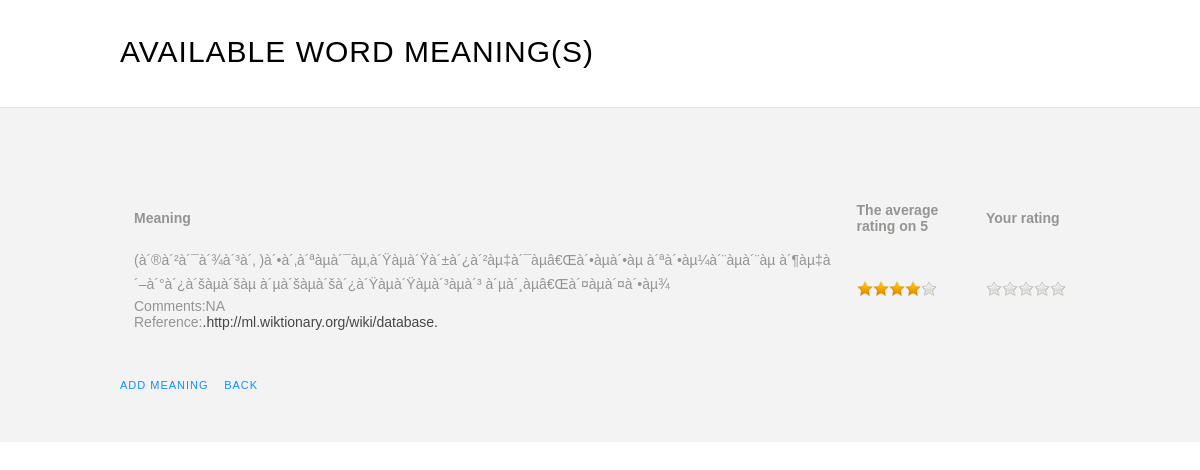
The page /meanings.php?wordid=18 on the database its author committed.
### tables this page shows
CREATE TABLE IF NOT EXISTS `meanings` (
  `id` int(11) NOT NULL AUTO_INCREMENT,
  `wordid` int(11) NOT NULL,
  `meaning` varchar(250) NOT NULL,
  `languageid` int(11) NOT NULL,
  `createdby` varchar(250) NOT NULL,
  `modifiedby` varchar(250) NOT NULL,
  `createdon` datetime NOT NULL,
  `modifiedon` datetime NOT NULL,
  `comments` varchar(250) NOT NULL,
  `reference` varchar(250) NOT NULL,
  PRIMARY KEY (`id`),
  KEY `wordid` (`wordid`),
  KEY `id` (`id`)
);

CREATE TABLE IF NOT EXISTS `languages` (
  `id` int(11) NOT NULL AUTO_INCREMENT,
  `language` varchar(250) NOT NULL,
  `unicodelanguage` varchar(250) NOT NULL,
  PRIMARY KEY (`id`)
);

### meanings.php (the view, shortened to what this page needs)
<?php
    	if(isset($_GET['word']))
	$word=$_GET['word'];
	else
	$word=$_POST["hidWord"];
    	if(isset($_GET['wordid']))
	$wordid=$_GET['wordid'];
	else
	$wordId=$_POST["hidWordId"];
	$q ="SELECT `meaning`,m.`id`,`reference`,`unicodelanguage`,`comments` "
	." FROM  `meanings` m"
	." INNER JOIN languages l ON m.languageid = l.id"
		." WHERE `wordid`='".$wordid."' ";
	$result = mysql_query($q);
?>
<!DOCTYPE html PUBLIC "-//W3C//DTD XHTML 1.0 Strict//EN" "http://www.w3.org/TR/xhtml1/DTD/xhtml1-strict.dtd">
<html xmlns="http://www.w3.org/1999/xhtml">
<head>
<link href="styles/popup-style.css" rel="stylesheet" type="text/css" media="screen" />
<link href="styles/style.css" rel="stylesheet" type="text/css" media="screen" />
</head>
<body>
	<form name="meaningform" id="meaningform" method="post" >
	<div id="wrapper">
		<div id="wrapper2">
			<div id="page">
				<div id="content">
					<div class="post">
						<h2 class="title"><a href="#">Available word meaning(s)</a></h2>
						</div>
					</div>
				</div>
				<div style="clear: both;">&nbsp;</div>
			</div>
		</div>
	<div id="footer-content-wrapper">
		<div id="footer-content">
                                        <div id="calander">
				<h2><?php  echo $word ?></h2>
					<?php
                                        $i=0;
     				        echo "<table cellspacing='12px' cellpadding='2px' border='0' >";
     				        echo "<tr><th align='left'>Meaning</th><th align='left'>The average rating on 5 </th><th align='left'>Your rating</th></tr>";
                                        while ($row = mysql_fetch_array($result, MYSQL_ASSOC))
                                        {
                                          $meaning=$row['meaning'];
					  $meaningid=$row['id'];
					  $comments= 	$row['comments'];
					  $reference= 	$row['reference'];
					  $language=	$row['unicodelanguage'];
     				          echo "<tr><td>";
                                          echo "<div  id='meaning".$i."' value='".$meaningid."'>(".					  $language.")".$meaning;
					  echo "Comments:".$comments;
					  echo "Reference:<a href='".$reference."'>.$reference.</a>";
					  echo "</div>";
     				          echo "</td>";
                                          $avg = mysql_query("select avg(rating) from rating where meaning_id ='$meaningid' ");
                                          if($avg)
                                           {
                                            while($row = mysql_fetch_array($avg))
						{
						      $rating=$row['avg(rating)'];
						}
                                           }
                                          else
                                            die("Hey,".mysql_error());
					echo "<td><div class=\"star\" value=\"$i\" id=\"overallrating$i\" data-score=\"$rating\">".$row['meaning'];
                                          $avg = mysql_query("select avg(rating) from rating where meaning_id ='$meaningid' and rated_by='$_SESSION[username]'");
                                          if($avg)
                                           {
                                            while($row = mysql_fetch_array($avg))
						{
						      $rating=$row['avg(rating)'];
						}
                                           }
                                          else
                                            die("Hey,".mysql_error());
					echo "<td><div class=\"star\" value=\"$i\" id=\"individualrating$i\" data-score=\"$rating\">".$row['meaning'];
					echo "</li></div></td></tr>";
                                        $i++;
					}
					echo "</table>";
					?>
				<div style="clear: both;">&nbsp;</div>
				<div style="clear: both;">&nbsp;</div>
				<div class="menulinks">
					<a id='go' rel='leanModal'   href='#meaning'>Add Meaning</a> &nbsp;&nbsp;
					<a id='go' rel='leanModal'   href='words.php?arg1='>Back</a>
				</div>
			    </div>
			</div>
	</div>
</form>
</body>
</html>

### styles/popup-style.css (style rules this page uses)
a { outline: none; }

### styles/style.css (style rules this page uses)
body { margin: 0px; padding: 0px; background: #FFFFFF url("../images/img02.jpg") repeat-x left top; font-family: 'Abel', sans-serif; font-size: 14px; color: #969493; }
h1, h2, h3 { margin: 0; padding: 0; font-family: 'Abel', sans-serif; font-weight: normal; color: #000000; }
h2 { font-size: 2.8em; }
a { text-decoration: none; color: #474747; }
#page { width: 960px; margin: 0px auto; padding: 0px 0px; }
#content { float: left; width: 824px; padding: 20px 0px 0px 0px; }
.post { overflow: hidden; margin-bottom: 20px; }
.post .title { margin: 0px; padding: 7px 0px 0px 0px; letter-spacing: -1px; }
.post .title a { border: none; letter-spacing: 1px; text-align: left; text-transform: uppercase; font-size: 30px; font-weight: normal; color: #000000; }
.menulinks { text-align: left; }
.menulinks a { color: #148DFB; padding-left: 6 00px; letter-spacing: 1px; width: 824px; text-transform: uppercase; font-size: 11px; font-weight: normal; }
#footer-content { overflow: hidden; width: 960px; margin: 0px auto; padding: 50px 0px; }
#footer-content h2 { margin: 0px; padding: 0px 0px 30px 0px; letter-spacing: 1px; text-align: left; text-transform: uppercase; font-size: 24px; font-weight: normal; color: #000000; }
#footer-content-wrapper { overflow: hidden; background: #F3F3F3; border-top: 1px solid #E6E6E6; }
div.star { width:133px; }

### rows shown on the page
meanings: $meaningid 77 (drawn), languageid.unicodelanguage "à´®à´²à´¯à´¾à´³à´‚", meaning "à´•à´‚à´ªàµà´¯àµ‚à´Ÿàµà´Ÿà´±à´¿à´²àµ‡à´¯àµâ€Œà´•àµà´•àµ à´ªà´•àµ¼à´¨àµà´¨àµ à´¶àµ‡à´–à´°à´¿à´šàµà´šàµ à´µà´šàµà´šà´¿à´Ÿàµà´Ÿàµà´³àµà´³ à´µà´¸àµâ€Œà´¤àµà´¤à´•àµ¾", comments "NA", reference "http://ml.wiktionary.org/wiki/database"
